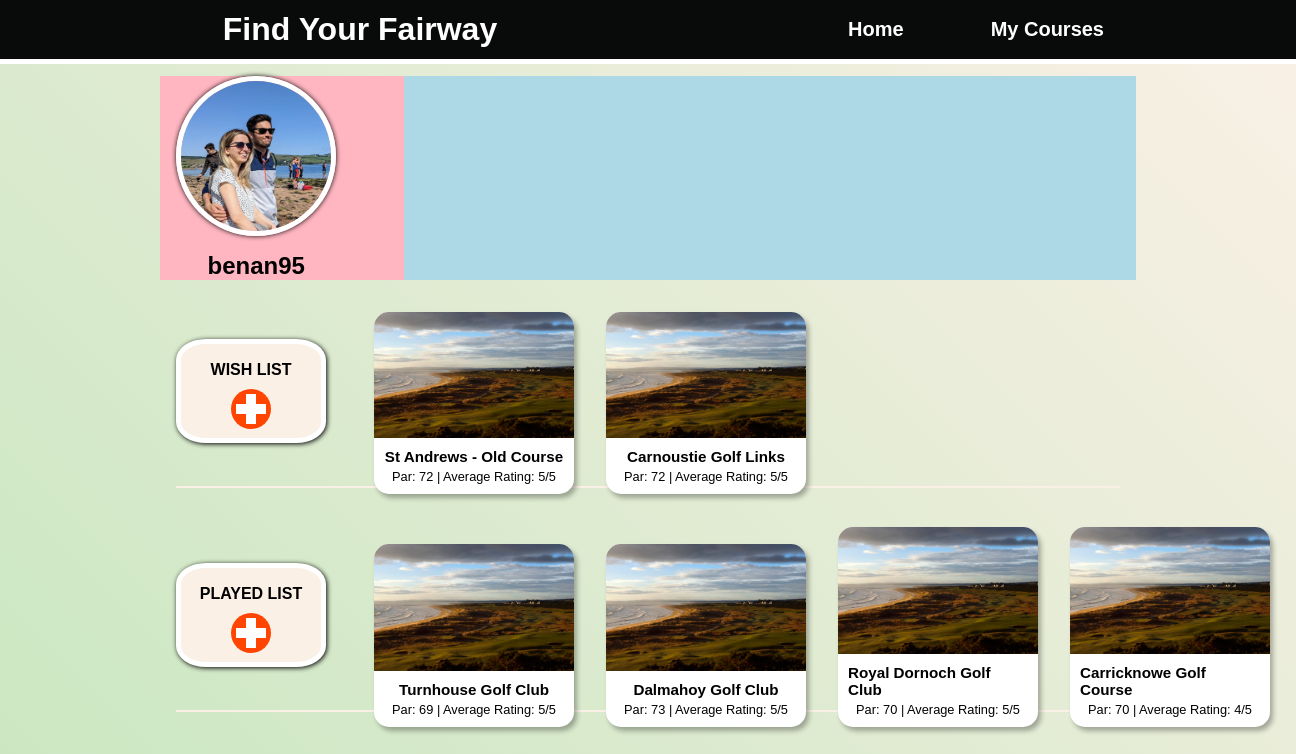
/my-courses/2, run on the app's committed database.
### courses/models.py (models this page shows, shortened)
class Course(models.Model):
  name = models.CharField(max_length=255)
  description = models.CharField(max_length=255)
  region = models.CharField(max_length=255)
  par = models.IntegerField()
  price = models.IntegerField()
  average_rating = models.IntegerField(validators=[MinValueValidator(1), MaxValueValidator(5)])
  founded = models.IntegerField()
  website_link = models.CharField(max_length=255)

### information/views.py (the view)
# urls.py: path('my-courses/<int:id>', views.my_courses, name="information_my_courses")
def my_courses(request, id):
    user = get_object_or_404(User, id=id)
    context = {
        "user": user,
        "courses_wishlist": user.profile.wishlist.all(),
        "courses_played_list": user.profile.played_list.all()
    }
    return render(request, 'information/my_courses.html', context)

### templates/information/my_courses.html
{% extends 'base.html' %}
{% load static %}
{% block content %}
<section class="my_courses__body">
    <div class="top-section">
        <div class="user-details">
            <div class="image-name">
            <img class="placeholder" src="/static/images/profile_pic_ben.jpg" alt="placeholder">
            <h5 class="username">{{ user.username }}</h5>
            </div>
        </div>
    </div>
    <div id="my-courses__section" class="wish-list">
        <div id="main-tile" class="wish-list__main-tile">
            <h4 id="tile-title">WISH LIST</h4>
            <a href="{% url 'information_home' %}">
                <div class="add-to-button"></div>
            </a>
        </div>
        <div class="user-list-tiles">
            {% for course in courses_wishlist %}
            <a class="course-link"  href="{% url 'course_details' course.id %}">
                <div class="user_golf-course__item">
                    <img class="user_golf-course__image" src="/static/images/royal_dornoch.jpg">
                    <div class="user_golf-course__content">
                        <h3 class="user_golf-course__name">{{ course.name }}</h3>
                        <h4 class="user_golf-course__info">Par: {{ course.par }}  |  Average Rating: {{ course.average_rating }}/5</h4>
                    </div>
                </div>
            </a>
            {% endfor %}
        </div>
    </div>
    <div id="my-courses__section" class="played-list">
        <div id="main-tile" class="played-list__main-tile">
            <h4 id="tile-title">PLAYED LIST</h4>
            <a href="{% url 'information_home' %}">
                <div class="add-to-button"></div>
            </a>
        </div>
        <div class="user-list-tiles">
            {% for course in courses_played_list %}
            <a class="course-link"  href="{% url 'course_details' course.id %}">
                <div class="user_golf-course__item">
                    <img class="user_golf-course__image" src="/static/images/royal_dornoch.jpg">
                    <div class="user_golf-course__content">
                        <h3 class="user_golf-course__name">{{ course.name }}</h3>
                        <h4 class="user_golf-course__info">Par: {{ course.par }}  |  Average Rating: {{ course.average_rating }}/5</h4>
                    </div>
                </div>
            </a>
            {% endfor %}
        </div>
    </div>
</section>
{% endblock content %}

### templates/base.html (shortened to what this page needs)
{% load static %}
<!DOCTYPE html>
<html lang="en">
<head>
  <link rel="stylesheet" href="{% static 'css/style.css' %}">
</head>
<body>
  <header class="navbar">
      <div class="head-left">
        <h1 class="site-heading">Find Your Fairway</h1>
      </div>
      <ul class="site-links">
        <a href="{% url 'information_home' %}"><li id="head-link" class="link__home">Home</li></a>
        <a href="{% url 'information_my_courses' 2 %}"><li id="head-link" class="link__my-courses">My Courses</li></a>
      </ul>
  </header>
  {% block content %}{% endblock content %}
</body>
</html>

### static/css/style.css (style rules this page uses)
* { margin: 0; padding: 0; box-sizing: border-box; }
body { background: linear-gradient(45deg, rgb(202, 231, 193), linen); display: flex; flex-direction: column; height: 100vh; font-family: 'Montserrat', Helvetica, Arial, sans-serif; }
.navbar { background-color: rgb(9, 10, 10); color: white; align-items: center; justify-content: space-between; height: 4rem; display: flex; border-bottom: 5px solid white; padding: 0 10rem; min-width: 1000px; }
.head-left { width: 25rem; display: flex; align-items: center; justify-content: space-evenly; }
.site-links { display: flex; align-items: center; justify-content: space-between; width: 20rem; }
#head-link { list-style-type: none; font-size: 20px; font-weight: bold; color: white; padding: 2rem; }
a { text-decoration: none; }
.my_courses__body { margin: 0 10rem; display: flex; flex-direction: column; }
.top-section { background-color: lightblue; display: flex; margin-top: 0.75rem; }
#my-courses__section { height: 12rem; margin: 1rem; align-items: center; display: flex; }
.user-details { display: flex; flex-direction: column; align-items: start; width: 25%; background-color: lightpink; }
.image-name { display: flex; flex-direction: column; align-items: center; padding-left: 1rem; }
.placeholder { height: 10rem; border-radius: 50%; margin-bottom: 1rem; border: 5px solid white; box-shadow: 0.1px 0.1px 5px; }
.username { font-size: 1.5rem; }
#main-tile { height: 55%; width: 10%; min-width: 150px; padding: 0 0.5rem 0 0.5rem;; border-radius: 20%; background-color: linen; border: 5px solid white; box-shadow: 1px 1px 5px; display: flex; flex-direction: column; align-items: center; justify-content: space-evenly; }
.wish-list { border-bottom: 2px solid linen; }
.played-list { border-bottom: 2px solid linen; }
.user-list-tiles { display: flex; justify-content: center; align-items: end; margin-left: 2rem; }
.user_golf-course__item { width: 5rem; min-width: 200px; max-height: 225px; list-style-type: none; margin-top: 1.5rem; margin-left: 1rem; margin-right: 1rem; background-color: white; border-radius: 15px; box-shadow: 3px 4px 5px rgba(0,0,0,0.3); text-decoration: none; text-decoration: none; color: black; }
.user_golf-course__content { padding: 10px; display: flex; flex-direction: column; justify-content: center; align-items: center; }
.user_golf-course__image { width: 100%; height: 100%; display: block; object-fit: cover; border-top-right-radius: 15px; border-top-left-radius: 15px; }
.user_golf-course__name { margin-bottom: 0.25rem; font-size: 0.95rem; }
.user_golf-course__info { font-weight: 100; font-size: 0.8rem; }
#tile-title { margin-top: 0.5rem; }
.add-to-button { border-radius: 50%; width: 2.5rem; height: 2.5rem; background-color: orangered; position: relative; }
.add-to-button::after { content: " "; position: absolute; display: block; background-color: #fff; height: 10px; margin-top: -5px; top: 50%; left: 5px; right: 5px; z-index: 9; }
.add-to-button::before { content: " "; position: absolute; display: block; background-color: #fff; width: 10px; margin-left: -5px; left: 50%; top: 5px; bottom: 5px; z-index: 9; }

### data on the page
Course: name "St Andrews - Old Course", par "72", average_rating "5"
Course: name "Carnoustie Golf Links", par "72", average_rating "5"
Course: name "Turnhouse Golf Club", par "69", average_rating "5"
Course: name "Dalmahoy Golf Club", par "73", average_rating "5"
Course: name "Royal Dornoch Golf Club", par "70", average_rating "5"
Course: name "Carricknowe Golf Course", par "70", average_rating "4"

### other printed values
{{ user.username }} "benan95"
